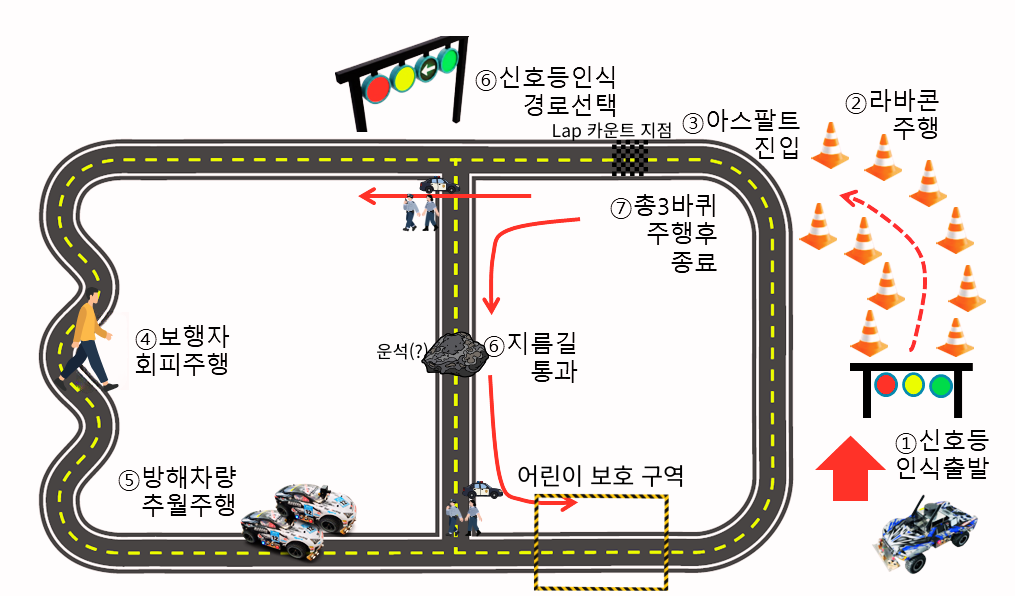
#> input picture 트랙.png, 1015 x 596 px
$ python -i left_car.py   (imports and definitions only)
#> lines starting #> are read from the running program, lines starting #| are printed output that depends on the picture; after the words box and inside, x2 and y2 are one past the last pixel; in counts of white or black regions, pixels touching at a corner belong together
#> further down, picture is the input picture: shape (596, 1015, 3); mean B, G, R 211, 214.2, 219.2
#!/usr/bin/env python3
"""좌측 카메라에서 방해차량(라임 연두색) 검출 — 색 처리.

추월 중(2차선) 옆(좌측)에 있는 1차선 방해차량을 좌측 카메라로 본다.
방해차량은 채도 높은 라임(H~37, S~138, V~242)이고, 배경 잔디/나무는
채도가 낮음(S~51) → 색조+채도로 구분되어 색만으로 잡힌다.

perception 에서: 좌측에 차 '보임' → 추월 중,  '사라짐' → 추월 완료(복귀).
"""

import cv2

# ROI: 좌측 카메라 '하단'만 (옆 차는 가까워서 화면 아래, 나무는 위 배경 → 하단으로 제한해 나무 배제)
ROI_TOP, ROI_BOT, ROI_LEFT, ROI_RIGHT = 0.45, 1.00, 0.15, 1.00

# 방해차량 라임색 HSV (채도/명도 높게 → 흐린 잔디 배제)
CAR_LO = (28, 95, 130)
CAR_HI = (45, 255, 255)

CAR_BLOB_MIN = 4500   # 라임 덩어리(최대) 이 이상이면 옆에 차 있음
                      #   실측(하단ROI): 차 옆 5000~11000 / 차 없음(나무 빠짐) <1300


def car_in_left(image):
    """좌측 카메라 BGR → 옆(좌측)에 방해차량이 있으면 True."""
    if image is None:
        return False
    h, w = image.shape[:2]
#> h = 596; w = 1015
    roi = image[int(h * ROI_TOP):int(h * ROI_BOT),
                int(w * ROI_LEFT):int(w * ROI_RIGHT)]
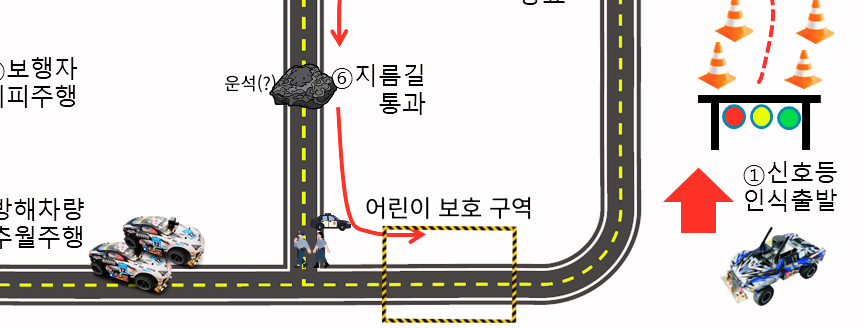
#> roi: shape (328, 863, 3); mean B, G, R 209, 212, 217.5
    if roi.size == 0:
        return False
    hsv = cv2.cvtColor(roi, cv2.COLOR_BGR2HSV)
#> hsv: shape (328, 863, 3); mean H, S, V 6.4, 15.1, 218.9
    mask = cv2.inRange(hsv, CAR_LO, CAR_HI)
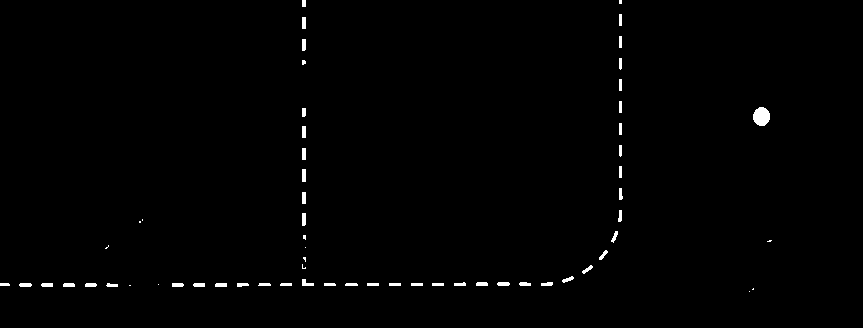
#> mask: shape (328, 863); 0.8% white; 62 white regions (14 under 20 px), largest, box (x1, y1, x2, y2) and area: (753, 107, 770, 126) 253, (302, 169, 306, 182) 52, (302, 279, 314, 286) 52
    num, _, stats, _ = cv2.connectedComponentsWithStats(mask, connectivity=8)
#> num = 63; stats = 63 rows, first 6: [0, 0, 863, 328, 280810], [302, 0, 4, 7, 28], [619, 0, 3, 4, 12], [619, 14, 3, 12, 36], [302, 17, 4, 12, 48], [619, 36, 3, 12, 36]
    if num <= 1:
        return False
    return int(stats[1:, cv2.CC_STAT_AREA].max()) >= CAR_BLOB_MIN

>>> import cv2
>>> picture = cv2.imread('../../../트랙.png')
>>> result = car_in_left(picture)
#> result = False
